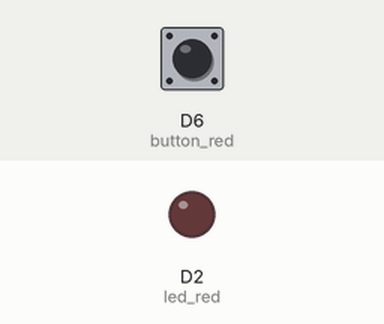
This sketch was run on a simulated ESP8266 (NodeMCU). Shown: output pins drawn as LEDs (lit = HIGH). Inputs (shaded band) come from the test bench; at power-on: D6 (button_red) HIGH.

Above: at 1.2 s.
1.3 s: D6 (button_red) pulled LOW for 0.15 s
At 2.0 s:
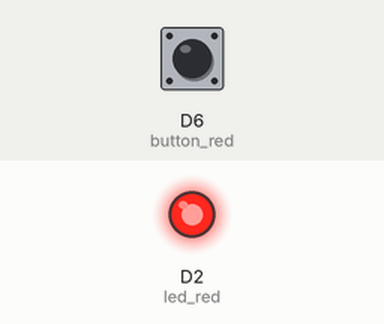
2.9 s: D6 (button_red) pulled LOW for 1 s
At 3.2 s:
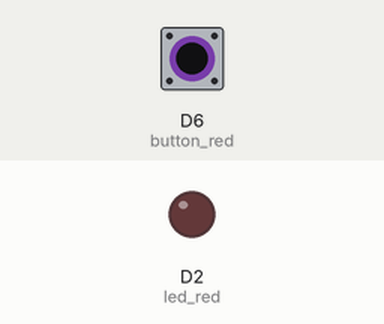
5.4 s: D6 (button_red) pulled LOW for 3.2 s
At 6.3 s:
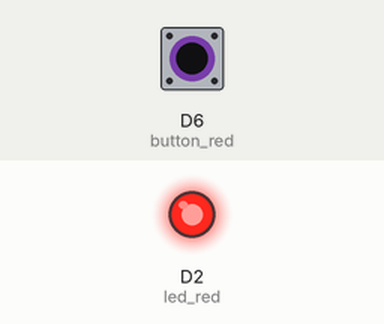
Timing chart, 0 to 8.4 s (numbered marks = the images above; inputs shaded):
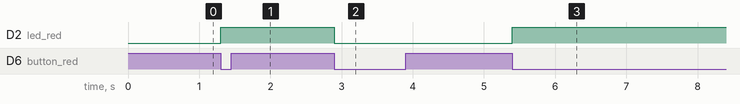

The sketch:

2.04_button_led_control_2.ino
```cpp
int led_red = D2;
int button_red = D6;

int button_red_value = 0;
int button_red_old_value = 1;
int led_red_status;

void setup(){
  Serial.begin(115200);
  pinMode(led_red, OUTPUT);
  pinMode(button_red, INPUT);
  }

void loop(){
  button_red_value = digitalRead(button_red);

  // LOW == 0, HIGH == 1
  if(button_red_value == LOW && button_red_old_value ==HIGH){
    led_red_status = !led_red_status;
    }
  button_red_old_value = button_red_value;
  if(led_red_status == HIGH){
    digitalWrite(led_red, HIGH);
    }
  else
    digitalWrite(led_red, LOW);
  }
```

Measured:
- after the input at 1.3 s, D2 (led_red): LOW → HIGH at once
- after the input at 2.9 s, D2 (led_red): HIGH → LOW at once
- after the input at 5.4 s, D2 (led_red): LOW → HIGH at once
